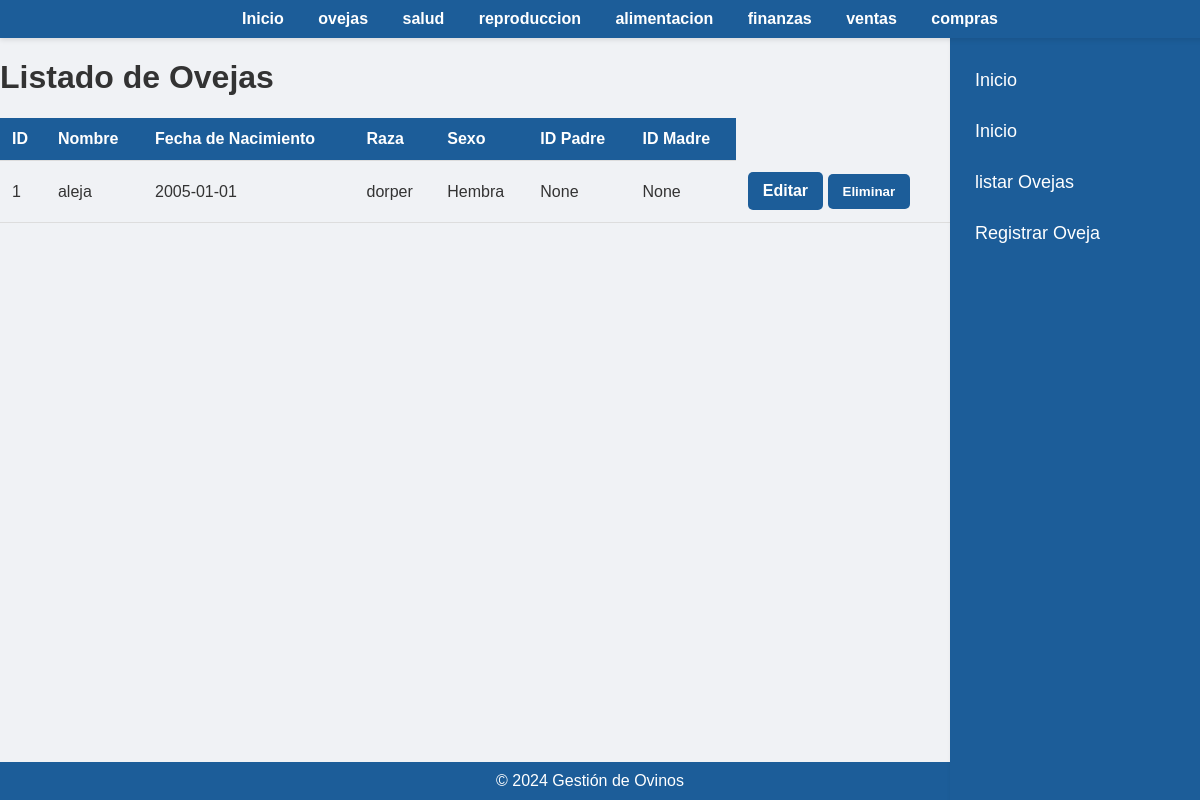
Before: /listar_ovejas with the older database file.
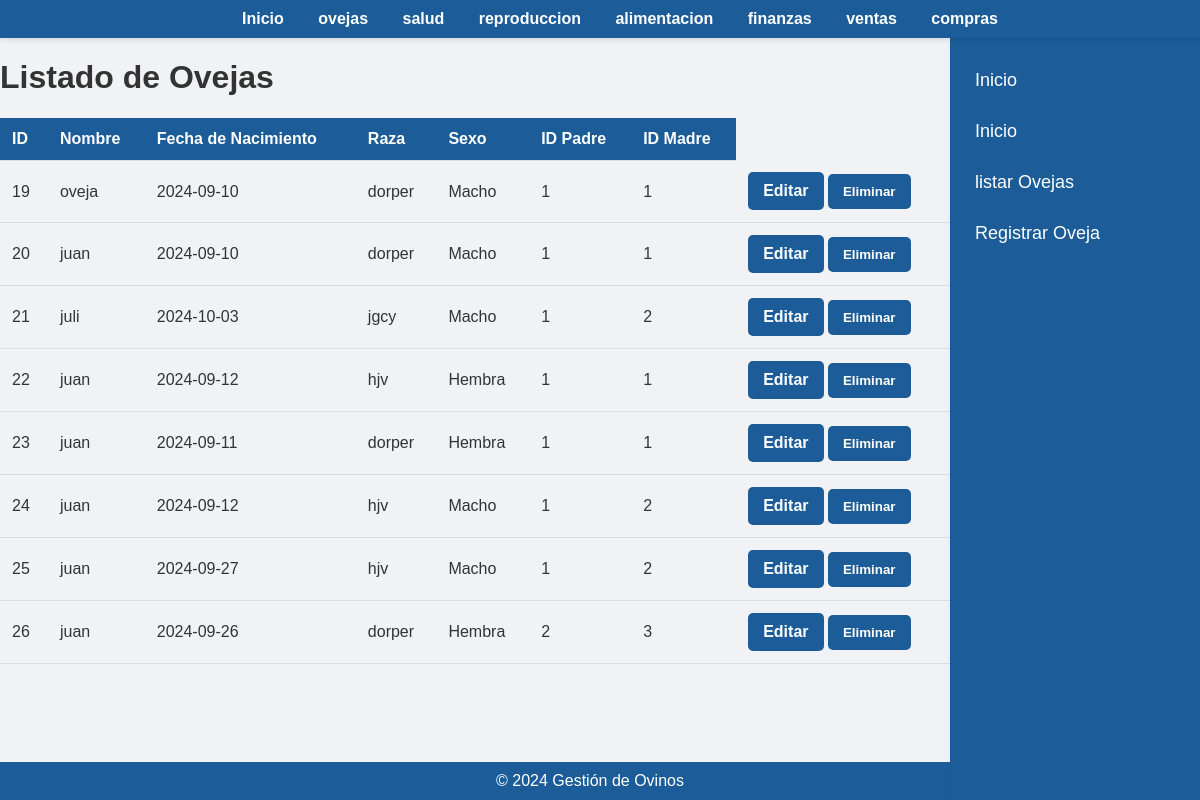
After: the same page with the newer database file.
### app/models.py (models this page shows, shortened)
class Oveja(db.Model):
    id = db.Column(db.Integer, primary_key=True)
    nombre = db.Column(db.String(100), nullable=False)
    fecha_nacimiento = db.Column(db.Date, nullable=False)
    raza = db.Column(db.String(50), nullable=False)
    sexo = db.Column(db.Enum('Macho', 'Hembra', name='sexo_enum'), nullable=False)
    id_padre = db.Column(db.Integer, db.ForeignKey('oveja.id'), nullable=True)
    id_madre = db.Column(db.Integer, db.ForeignKey('oveja.id'), nullable=True)
    padre = db.relationship('Oveja', remote_side=[id], foreign_keys=[id_padre], post_update=True)
    madre = db.relationship('Oveja', remote_side=[id], foreign_keys=[id_madre], post_update=True)

### app/routes.py (the view)
@app.route('/listar_ovejas')
def listar_ovejas():
    ovejas = Oveja.query.all()
    return render_template('listar_ovejas.html', ovejas=ovejas)

### app/templates/listar_ovejas.html (shortened to what this page needs)
<!DOCTYPE html>
<html lang="es">
<head>
    <link rel="stylesheet" href="{{ url_for('static', filename='styles.css') }}">
</head>
<body>
    <br>
    <div class="navbar">
        <a href="{{ url_for('index') }}">Inicio</a>
        <a href="{{ url_for('oveja') }}"> ovejas  </a>
        <a href="{{ url_for('salud') }}">salud</a>
        <a href="{{url_for('reproduccion')}}"> reproduccion</a>
        <a href="{{url_for('alimentacion')}}">alimentacion</a></li>
        <a href="{{url_for('finanzas')}}">finanzas</a></li>
        <a href="{{url_for('venta')}}">ventas</a></li>
        <a href="{{url_for('compra')}}">compras</a></li>
    </div>
    <footer>
        &copy; 2024 Gestión de Ovinos
    </footer>
    <div class="sidebar">
        <a href="{{ url_for('index') }}">Inicio</a>
        <a href="{{ url_for('index') }}">Inicio</a>
        <a href="{{ url_for('listar_ovejas') }}">listar Ovejas</a>
        <a href="{{ url_for('registrar_oveja') }}">Registrar Oveja</a>
    </div>
    <h1>Listado de Ovejas</h1>
    <table>
        <thead>
            <tr>
                <th>ID</th>
                <th>Nombre</th>
                <th>Fecha de Nacimiento</th>
                <th>Raza</th>
                <th>Sexo</th>
                <th>ID Padre</th>
                <th>ID Madre</th>
            </tr>
        </thead>
        <tbody>
            {% for oveja in ovejas %}
            <tr>
                <td>{{ oveja.id }}</td>
                <td>{{ oveja.nombre }}</td>
                <td>{{ oveja.fecha_nacimiento.strftime('%Y-%m-%d') }}</td>
                <td>{{ oveja.raza }}</td>
                <td>{{ oveja.sexo }}</td>
                <td>{{ oveja.id_padre }}</td>
                <td>{{ oveja.id_madre }}</td>
                <td>
                    <a href="{{ url_for('editar_oveja', id=oveja.id) }}"class='btn'>Editar</a>
                    <form action="{{ url_for('eliminar_oveja', id=oveja.id) }}" method="POST" style="display:inline;">
                        <button type="submit" onclick="return confirm('¿Estás seguro de que deseas eliminar esta oveja?');">Eliminar</button>
                </td>
            </tr>
            {% endfor %}
        </tbody>
    </table>
</body>
</html>

### app/static/styles.css (style rules this page uses)
body { font-family: 'Arial', sans-serif; background-color: #f0f2f5; color: #333; margin: 0; padding: 0; padding-top: 20px; }
.navbar { background-color: #1c5d99; padding: 10px 20px; text-align: center; box-shadow: 0 2px 5px rgba(0, 0, 0, 0.1); position: fixed; top: 0; left: 0; width: 100%; z-index: 1000; }
.navbar a { color: #ffffff; text-decoration: none; margin: 0 15px; font-weight: bold; }
.sidebar { height: calc(100vh - 35px); width: 250px; position: fixed; top: 35px; right: 0; background-color: #1c5d99; padding-top: 20px; box-shadow: 2px 0 5px rgba(0, 0, 0, 0.1); overflow-y: auto; z-index: 900; }
.sidebar a { padding: 15px 25px; text-decoration: none; font-size: 18px; color: #ffffff; display: block; transition: 0.3s; }
form { margin: 20px 0; }
button { background-color: #1c5d99; color: white; padding: 10px 15px; border: none; border-radius: 5px; cursor: pointer; font-weight: bold; }
table { width: calc(100% - 250px); margin-right: 250px; border-collapse: collapse; margin: 20px 0; }
th, td { padding: 12px; border-bottom: 1px solid #ddd; text-align: left; }
th { background-color: #1c5d99; color: white; }
footer { background-color: #1c5d99; color: white; text-align: center; padding: 10px; position: fixed; bottom: 0; width: calc(100%); right: 0; z-index: 850; }
.btn { display: inline-block; padding: 10px 15px; background-color: #1c5d99; color: white; text-decoration: none; border-radius: 5px; font-weight: bold; text-align: center; }

Changed rows visible on the page:
removed Oveja: id "1", nombre "aleja", fecha_nacimiento "2005-01-01", raza "dorper", sexo "Hembra", id_padre "None", id_madre "None"
added Oveja: id "19", nombre "oveja", fecha_nacimiento "2024-09-10", raza "dorper", sexo "Macho", id_padre "1", id_madre "1"
added Oveja: id "20", nombre "juan", fecha_nacimiento "2024-09-10", raza "dorper", sexo "Macho", id_padre "1", id_madre "1"
added Oveja: id "21", nombre "juli", fecha_nacimiento "2024-10-03", raza "jgcy", sexo "Macho", id_padre "1", id_madre "2"
added Oveja: id "22", nombre "juan", fecha_nacimiento "2024-09-12", raza "hjv", sexo "Hembra", id_padre "1", id_madre "1"
added Oveja: id "23", nombre "juan", fecha_nacimiento "2024-09-11", raza "dorper", sexo "Hembra", id_padre "1", id_madre "1"
added Oveja: id "24", nombre "juan", fecha_nacimiento "2024-09-12", raza "hjv", sexo "Macho", id_padre "1", id_madre "2"
added Oveja: id "25", nombre "juan", fecha_nacimiento "2024-09-27", raza "hjv", sexo "Macho", id_padre "1", id_madre "2"
added Oveja: id "26", nombre "juan", fecha_nacimiento "2024-09-26", raza "dorper", sexo "Hembra", id_padre "2", id_madre "3"
